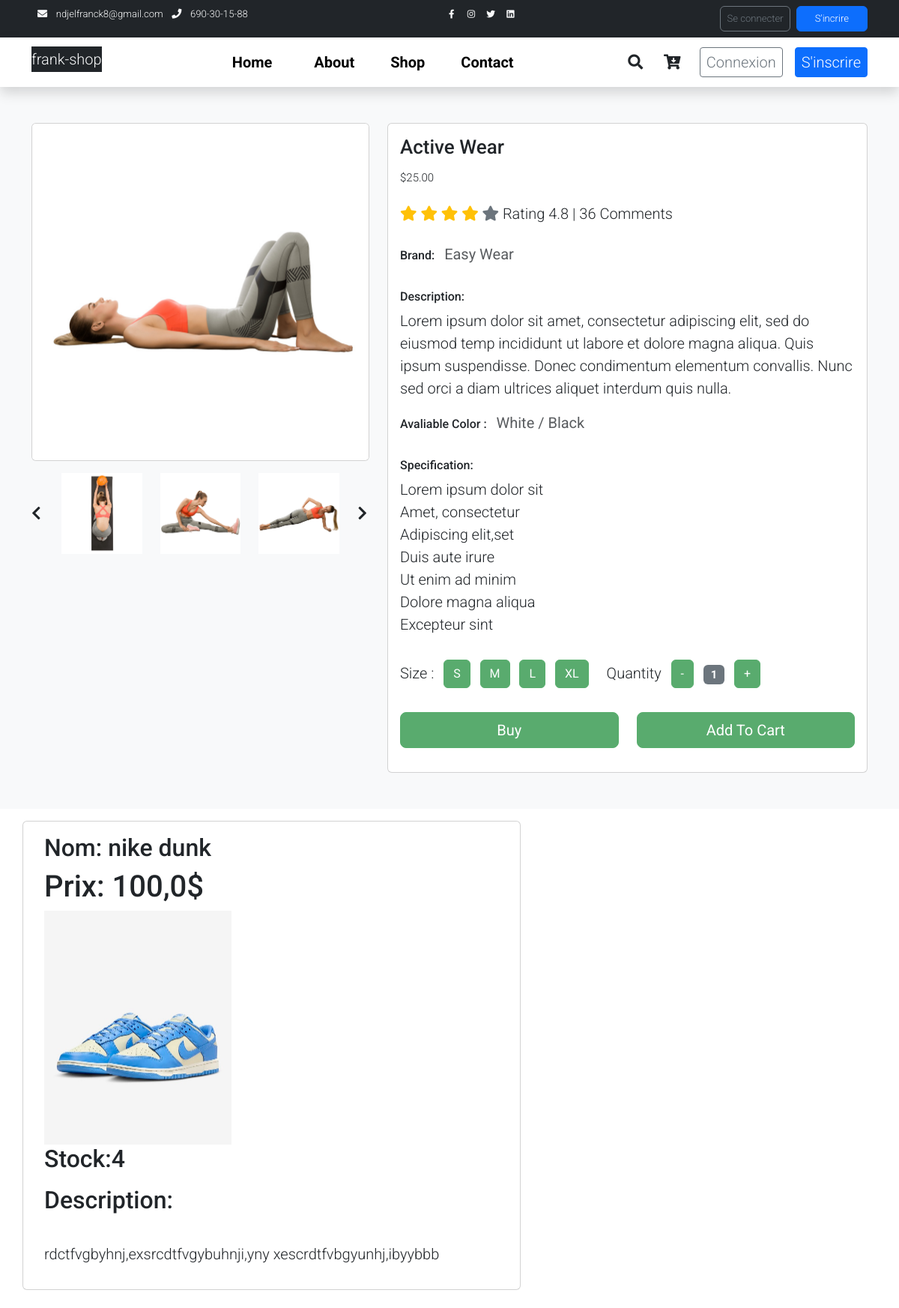
/products/nikedunk/, run on the app's committed database.
### store/models.py (models this page shows, shortened)
class Product(models.Model):
    name = models.CharField(max_length=128)
    slug = models.SlugField(max_length=128, unique=True)
    price = models.FloatField(default=0.0)
    stock = models.IntegerField(default=0)
    description = models.TextField(blank=True)
    category = models.ForeignKey(Category, on_delete=models.CASCADE, related_name='products')
    thumbnail = models.ImageField(upload_to="products")

### store/views.py (the view)
# urls.py: path('products/<str:slug>/', product_detail, name='detail'),
def product_detail(request, slug):
    product = get_object_or_404(Product, slug=slug)
    return render(request, "store/detail.html", context={"product": product})

### store/templates/store/detail.html (shortened to what this page needs)
{% extends 'base.html' %}
{% load static %}
{% block content %}
<div class="">
    <section class="bg-light">
        <div class="container pb-5">
            <div class="row">
                <div class="col-lg-5 mt-5">
                    <div class="card mb-3">
                        <img class="card-img img-fluid" src="{% static 'assets/img/product_single_10.jpg' %}" alt="Card image cap" id="product-detail">
                    </div>
                    <div class="row">
                        <div class="col-1 align-self-center">
                            <a href="#multi-item-example" role="button" data-bs-slide="prev">
                                <i class="text-dark fas fa-chevron-left"></i>
                            </a>
                        </div>
                        <div id="multi-item-example" class="col-10 carousel slide carousel-multi-item" data-bs-ride="carousel">
                            <div class="carousel-inner product-links-wap" role="listbox">
                                <div class="carousel-item active">
                                    <div class="row">
                                        <div class="col-4">
                                            <a href="#">
                                                <img class="card-img img-fluid" src="{% static 'assets/img/product_single_01.jpg' %}" alt="Product Image 1">
                                            </a>
                                        </div>
                                        <div class="col-4">
                                            <a href="#">
                                                <img class="card-img img-fluid" src="assets/img/product_single_02.jpg" alt="Product Image 2">
                                            </a>
                                        </div>
                                        <div class="col-4">
                                            <a href="#">
                                                <img class="card-img img-fluid" src="assets/img/product_single_03.jpg" alt="Product Image 3">
                                            </a>
                                        </div>
                                    </div>
                                </div>
                            </div>
                        </div>
                        <div class="col-1 align-self-center">
                            <a href="#multi-item-example" role="button" data-bs-slide="next">
                                <i class="text-dark fas fa-chevron-right"></i>
                            </a>
                        </div>
                    </div>
                </div>
                <div class="col-lg-7 mt-5">
                    <div class="card">
                        <div class="card-body">
                            <h1 class="h2">Active Wear</h1>
                            <p class="h3 py-2">$25.00</p>
                            <p class="py-2">
                                <i class="fa fa-star text-warning"></i>
                                <i class="fa fa-star text-warning"></i>
                                <i class="fa fa-star text-warning"></i>
                                <i class="fa fa-star text-warning"></i>
                                <i class="fa fa-star text-secondary"></i>
                                <span class="list-inline-item text-dark">Rating 4.8 | 36 Comments</span>
                            </p>
                            <ul class="list-inline">
                                <li class="list-inline-item">
                                    <h6>Brand:</h6>
                                </li>
                                <li class="list-inline-item">
                                    <p class="text-muted"><strong>Easy Wear</strong></p>
                                </li>
                            </ul>
                            <h6>Description:</h6>
                            <p>Lorem ipsum dolor sit amet, consectetur adipiscing elit, sed do eiusmod temp incididunt ut labore et dolore magna aliqua. Quis ipsum suspendisse. Donec condimentum elementum convallis. Nunc sed orci a diam ultrices aliquet interdum quis nulla.</p>
                            <ul class="list-inline">
                                <li class="list-inline-item">
                                    <h6>Avaliable Color :</h6>
                                </li>
                                <li class="list-inline-item">
                                    <p class="text-muted"><strong>White / Black</strong></p>
                                </li>
                            </ul>
                            <h6>Specification:</h6>
                            <ul class="list-unstyled pb-3">
                                <li>Lorem ipsum dolor sit</li>
                                <li>Amet, consectetur</li>
                                <li>Adipiscing elit,set</li>
                                <li>Duis aute irure</li>
                                <li>Ut enim ad minim</li>
                                <li>Dolore magna aliqua</li>
                                <li>Excepteur sint</li>
                            </ul>
                            <form action="" method="GET">
                                <div class="row">
                                    <div class="col-auto">
                                        <ul class="list-inline pb-3">
                                            <li class="list-inline-item">Size :
                                            </li>
                                            <li class="list-inline-item"><span class="btn btn-success btn-size">S</span></li>
                                            <li class="list-inline-item"><span class="btn btn-success btn-size">M</span></li>
                                            <li class="list-inline-item"><span class="btn btn-success btn-size">L</span></li>
                                            <li class="list-inline-item"><span class="btn btn-success btn-size">XL</span></li>
                                        </ul>
                                    </div>
                                    <div class="col-auto">
                                        <ul class="list-inline pb-3">
                                            <li class="list-inline-item text-right">
                                                Quantity
                                            </li>
                                            <li class="list-inline-item"><span class="btn btn-success" id="btn-minus">-</span></li>
                                            <li class="list-inline-item"><span class="badge bg-secondary" id="var-value">1</span></li>
                                            <li class="list-inline-item"><span class="btn btn-success" id="btn-plus">+</span></li>
                                        </ul>
                                    </div>
                                </div>
                                <div class="row pb-3">
                                    <div class="col d-grid">
                                        <button type="submit" class="btn btn-success btn-lg" name="submit" value="buy">Buy</button>
                                    </div>
                                    <div class="col d-grid">
                                        <button type="submit" class="btn btn-success btn-lg" name="submit" value="addtocard">Add To Cart</button>
                                    </div>
                                </div>
                            </form>
                        </div>
                    </div>
                </div>
            </div>
        </div>
    </section>
</div>
<div class="container">
  <div class="row">
    <div class="col-md-7 card mb-4  mt-3 left  top">
      <div class="card-body">
           <h2>Nom: {{ product.name }}</h2>
          <h1> Prix: {{ product.price }}$</h1>
          <img src="{{ product.thumbnail.url }}" alt="{{ product.name }}" style="max-width:250px"><br>
          <h2>Stock:{{ product.stock }}</h2>
        <p class="card-text "><h2>Description:</h2><br> {{ product.description }}</p>
      </div>
    </div>
  </div>
</div>
{% endblock content %}

### store/static/assets/css/templatemo.css (style rules this page uses)
body, ul, li, p, a, label, input, div { font-family: 'Roboto', sans-serif; font-size: 20px !important; font-weight: 300 !important; }
.h2 { font-family: 'Roboto', sans-serif; font-size: 26px !important; font-weight:bold; }
.h3 { font-family: 'Roboto', sans-serif; font-size: 15px !important; }
.text-warning { color: #ede861 !important; }
.text-muted { color: #bcbcbc !important; }
.bg-light { background-color: #e9eef5 !important; }
.btn-success { background-color: #59ab6e !important; border-color: #56ae6c !important; }

### data on the page
Product: name "nike dunk", price "100,0", thumbnail (picture), stock "4", description "rdctfvgbyhnj,exsrcdtfvgybuhnji,yny xescrdtfvbgyunhj,ibyybbb"
